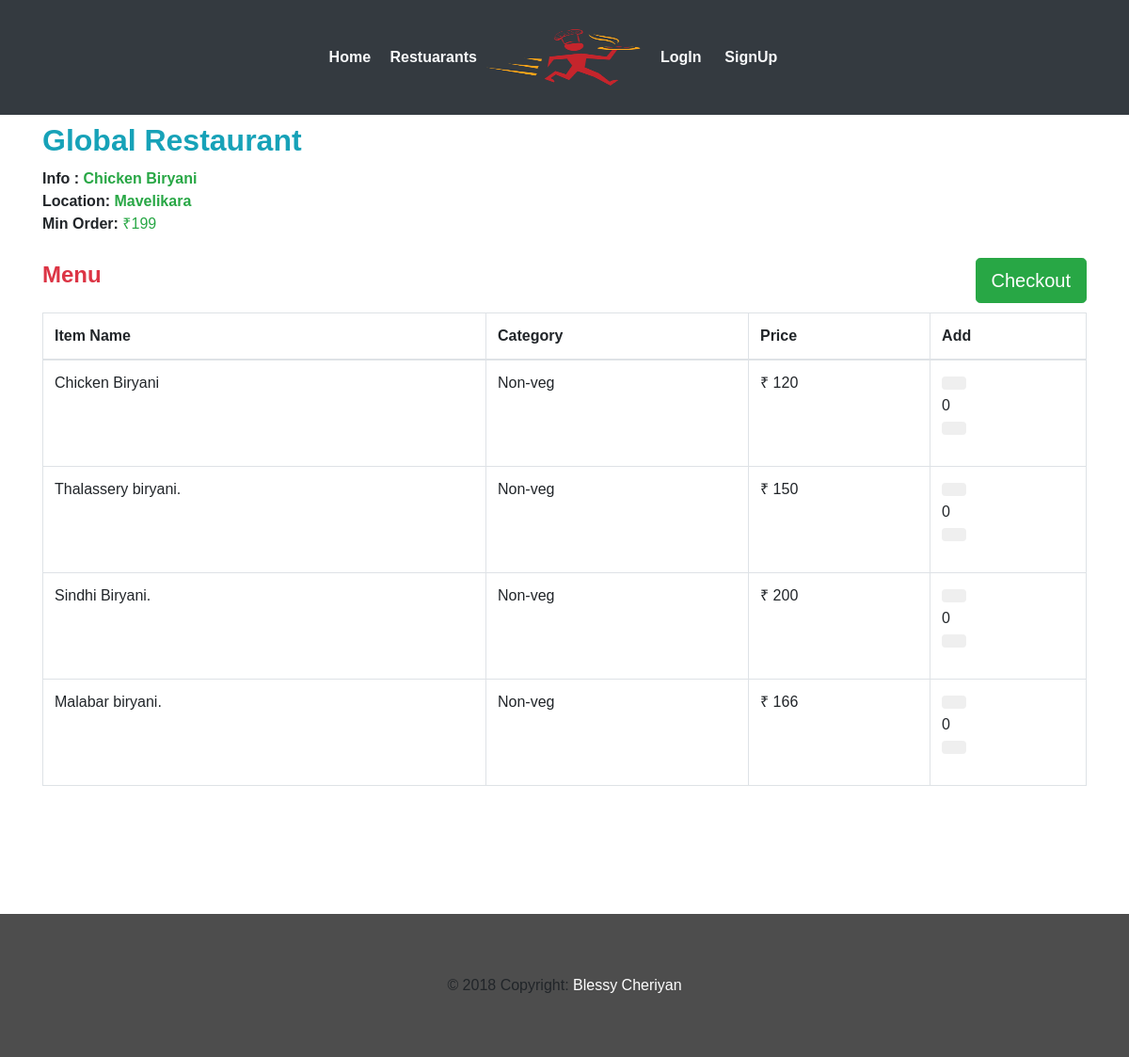
Page /restaurant/1/ on the committed database.
### webapp/models.py (models this page shows, shortened)
class Restaurant(models.Model):
	user        = models.OneToOneField(settings.AUTH_USER_MODEL,on_delete=models.CASCADE)
	rname 		= models.CharField(max_length=100,blank=False)
	info	 	= models.CharField(max_length=40,blank=False)
	min_ord		= models.CharField(max_length=5,blank=False)
	location    = models.CharField(max_length=40,blank=False)
	r_logo      = models.FileField(blank=False)
	REST_STATE_OPEN    = "Open"
	REST_STATE_CLOSE   = "Closed"
	REST_STATE_CHOICES =(
			(REST_STATE_OPEN,REST_STATE_OPEN),
			(REST_STATE_CLOSE,REST_STATE_CLOSE)
		)
	status 	= models.CharField(max_length=50,choices=REST_STATE_CHOICES,default=REST_STATE_OPEN,blank=False)
	approved = models.BooleanField(blank=False,default=True)

class Item(models.Model):
	id 			= models.AutoField(primary_key=True)
	fname 		= models.CharField(max_length=30,blank=False)
	category 	= models.CharField(max_length=50,blank=False)
	def __str__(self):
		return self.fname

### webapp/views.py (the view)
# urls.py: path('restaurant/<int:pk>/',views.restuarantMenu,name='menu'),
def restuarantMenu(request,pk=None):
	menu = Menu.objects.filter(r_id=pk)
	rest = Restaurant.objects.filter(id=pk)
	items =[]
	for i in menu:
		item = Item.objects.filter(fname=i.item_id)
		for content in item:
			temp=[]
			temp.append(content.fname)
			temp.append(content.category)
			temp.append(i.price)
			temp.append(i.id)
			temp.append(rest[0].status)
			temp.append(i.quantity)
			items.append(temp)
	context = {
		'items'	: items,
		'rid' 	: pk,
		'rname'	: rest[0].rname,
		'rmin'	: rest[0].min_ord,
		'rinfo' : rest[0].info,
		'rlocation':rest[0].location,
	}
	return render(request,'webapp/menu.html',context)

### webapp/templates/webapp/menu.html (shortened to what this page needs)
{% extends 'webapp/base.html'%}
{% block body %}
	<div class="container">
		<h1 class="text-info mb-2"><font size="6"><strong>{{rname}}</strong></font></h1>
		<p>
		<font size="3"><b>Info : </b><a class="text-success"><strong>{{rinfo|safe}}</strong></a>
		<br/>
		<b>Location: </b><a class="text-success"><strong>{{rlocation}}</strong></a>
		<br>
		<b >Min Order:</b> <a class="text-success">&#x20b9;{{rmin}}</a>
	</font>
	</p>
	</div>
	<br>
	<div class="container">
		<input type="button" class="btn btn-success btn-lg pull-right" onclick="storearray();" value="Checkout"/>
	</div>
	<div class="container ">
			<h3 class="text-danger"><font size="5"><strong>Menu</strong></font></h3>
			<br>
				<table class="table table-hover table-bordered">
					<thead>
						<th>Item Name</th>
						<th>Category</th>
						<th>Price</th>
						<th>Add</th>
					</thead>
					{% for x in items %}
					<tr>
					<td>{{x.0}}</td>
					<td>{{x.1}}</td>
					<td>&#x20b9; {{x.2}}</td>
					{% if x.4 == "Open" %}
					{% if x.5 > 0 %}
					<td>
                  <div class="form-group" style="width:40%;">
            		<div class="input-group-btn">
                		<button id="down" class="btn btn-default"
      				 onclick="if(document.querySelector('#itemno{{x.3}}').innerHTML>0){
                	document.querySelector('#itemno{{x.3}}').innerHTML--;
                	minuscounter('{{x.3}}');
                	}">
                </button>
            </div>
            <span id='itemno{{x.3}}'> 0 </span>
            <div class="input-group-btn">
                <button id="up" class="btn btn-default"
                onclick="
                if(document.querySelector('#itemno{{x.3}}').innerHTML<{{x.5}}){
                	document.querySelector('#itemno{{x.3}}').innerHTML++;
                	pluscounter('{{x.3}}');
                	}"></button>
            	</div>
        		</div>
					</td>
					{% else %}
					<td>
						NA
					</td>
					{% endif %}
					{% else %}
					<td>
						Closed
					</td>
					{% endif %}
					</tr>
					{% endfor %}
				</table>
	</div>
<br>
{% endblock %}

### webapp/static/webapp/css/style.css (style rules this page uses)
body { padding:0; margin:0; font-family: 'Source Sans Pro', sans-serif; }
body a { transition:0.5s all; -webkit-transition:0.5s all; -moz-transition:0.5s all; -o-transition:0.5s all; -ms-transition:0.5s all; }
input[type="button"],input[type="submit"] { transition:0.5s all; -webkit-transition:0.5s all; -moz-transition:0.5s all; -o-transition:0.5s all; -ms-transition:0.5s all; }
h1,h2,h3,h4,h5,h6 { margin:0; }
p { margin:0; }

### rows in the picture
Restaurant: rname "Global Restaurant", info "Chicken Biryani", location "Mavelikara", min_ord "199", status "Open" (drawn)
Item: fname "Chicken Biryani", category "Non-veg"
Item: fname "Thalassery biryani.", category "Non-veg"
Item: fname "Sindhi Biryani.", category "Non-veg"
Item: fname "Malabar biryani.", category "Non-veg"

### other values in the picture
{{ x.2 }} "120" "150" "200" "166"
